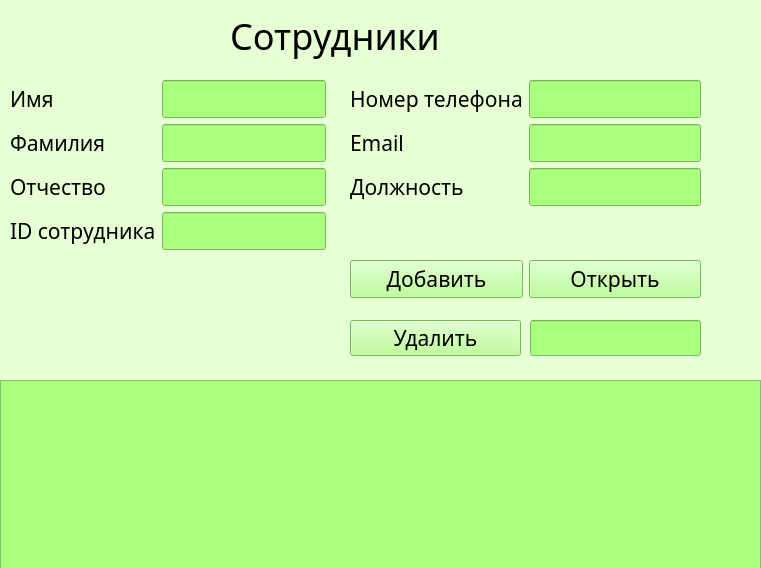
<?xml version="1.0" encoding="UTF-8"?>
<ui version="4.0">
 <class>Form</class>
 <widget class="QWidget" name="Form">
  <property name="geometry">
   <rect>
    <x>0</x>
    <y>0</y>
    <width>761</width>
    <height>568</height>
   </rect>
  </property>
  <property name="windowTitle">
   <string>Form</string>
  </property>
  <property name="styleSheet">
   <string notr="true">background-color: rgb(231, 255, 212);</string>
  </property>
  <widget class="QLabel" name="label_sotrudniki">
   <property name="geometry">
    <rect>
     <x>230</x>
     <y>10</y>
     <width>241</width>
     <height>51</height>
    </rect>
   </property>
   <property name="font">
    <font>
     <family>Cascadia Mono Light</family>
     <pointsize>27</pointsize>
     <weight>50</weight>
     <italic>false</italic>
     <bold>false</bold>
     <kerning>true</kerning>
    </font>
   </property>
   <property name="styleSheet">
    <string notr="true"/>
   </property>
   <property name="text">
    <string>Сотрудники</string>
   </property>
  </widget>
  <widget class="QWidget" name="layoutWidget">
   <property name="geometry">
    <rect>
     <x>10</x>
     <y>80</y>
     <width>316</width>
     <height>301</height>
    </rect>
   </property>
   <layout class="QFormLayout" name="formLayout">
    <item row="1" column="0">
     <widget class="QLabel" name="label_imia">
      <property name="font">
       <font>
        <family>Cascadia Mono Light</family>
        <pointsize>16</pointsize>
       </font>
      </property>
      <property name="text">
       <string>Имя</string>
      </property>
     </widget>
    </item>
    <item row="1" column="1">
     <widget class="QLineEdit" name="lineEdit_Imia">
      <property name="font">
       <font>
        <family>Cascadia Mono Light</family>
        <pointsize>16</pointsize>
       </font>
      </property>
      <property name="styleSheet">
       <string notr="true">background-color: rgb(170, 255, 127);</string>
      </property>
     </widget>
    </item>
    <item row="2" column="0">
     <widget class="QLabel" name="label_familia">
      <property name="font">
       <font>
        <family>Cascadia Mono Light</family>
        <pointsize>16</pointsize>
       </font>
      </property>
      <property name="text">
       <string>Фамилия</string>
      </property>
     </widget>
    </item>
    <item row="2" column="1">
     <widget class="QLineEdit" name="lineEdit_Familia">
      <property name="font">
       <font>
        <family>Cascadia Mono Light</family>
        <pointsize>16</pointsize>
       </font>
      </property>
      <property name="styleSheet">
       <string notr="true">background-color: rgb(170, 255, 127);</string>
      </property>
     </widget>
    </item>
    <item row="3" column="0">
     <widget class="QLabel" name="label_otchestvo">
      <property name="font">
       <font>
        <family>Cascadia Mono Light</family>
        <pointsize>16</pointsize>
       </font>
      </property>
      <property name="text">
       <string>Отчество</string>
      </property>
     </widget>
    </item>
    <item row="3" column="1">
     <widget class="QLineEdit" name="lineEdit_Otchestvo">
      <property name="font">
       <font>
        <family>Cascadia Mono Light</family>
        <pointsize>16</pointsize>
       </font>
      </property>
      <property name="styleSheet">
       <string notr="true">background-color: rgb(170, 255, 127);</string>
      </property>
     </widget>
    </item>
    <item row="5" column="0">
     <widget class="QLabel" name="label_dataRozhdenia">
      <property name="font">
       <font>
        <family>Cascadia Mono Light</family>
        <pointsize>16</pointsize>
       </font>
      </property>
      <property name="text">
       <string/>
      </property>
     </widget>
    </item>
    <item row="4" column="0">
     <widget class="QLabel" name="label_otchestvo_2">
      <property name="font">
       <font>
        <family>Cascadia Mono Light</family>
        <pointsize>16</pointsize>
       </font>
      </property>
      <property name="text">
       <string>ID сотрудника</string>
      </property>
     </widget>
    </item>
    <item row="4" column="1">
     <widget class="QLineEdit" name="lineEdit_id">
      <property name="font">
       <font>
        <family>Cascadia Mono Light</family>
        <pointsize>16</pointsize>
       </font>
      </property>
      <property name="styleSheet">
       <string notr="true">background-color: rgb(170, 255, 127);</string>
      </property>
     </widget>
    </item>
   </layout>
  </widget>
  <widget class="QTableWidget" name="tableWidget">
   <property name="geometry">
    <rect>
     <x>0</x>
     <y>380</y>
     <width>761</width>
     <height>192</height>
    </rect>
   </property>
   <property name="styleSheet">
    <string notr="true">background-color: rgb(170, 255, 127);</string>
   </property>
  </widget>
  <widget class="QWidget" name="layoutWidget">
   <property name="geometry">
    <rect>
     <x>350</x>
     <y>80</y>
     <width>351</width>
     <height>171</height>
    </rect>
   </property>
   <layout class="QFormLayout" name="formLayout_2">
    <item row="1" column="0">
     <widget class="QLabel" name="label_nomerTelefona">
      <property name="font">
       <font>
        <family>Cascadia Mono Light</family>
        <pointsize>16</pointsize>
       </font>
      </property>
      <property name="text">
       <string>Номер телефона</string>
      </property>
     </widget>
    </item>
    <item row="1" column="1">
     <widget class="QLineEdit" name="lineEdit_telefon">
      <property name="font">
       <font>
        <family>Cascadia Mono Light</family>
        <pointsize>16</pointsize>
       </font>
      </property>
      <property name="styleSheet">
       <string notr="true">background-color: rgb(170, 255, 127);</string>
      </property>
     </widget>
    </item>
    <item row="2" column="0">
     <widget class="QLabel" name="label_Email">
      <property name="font">
       <font>
        <family>Cascadia Mono Light</family>
        <pointsize>16</pointsize>
       </font>
      </property>
      <property name="text">
       <string>Email</string>
      </property>
     </widget>
    </item>
    <item row="2" column="1">
     <widget class="QLineEdit" name="lineEdit_email">
      <property name="font">
       <font>
        <family>Cascadia Mono Light</family>
        <pointsize>16</pointsize>
       </font>
      </property>
      <property name="styleSheet">
       <string notr="true">background-color: rgb(170, 255, 127);</string>
      </property>
     </widget>
    </item>
    <item row="3" column="0">
     <widget class="QLabel" name="label_Dolzhnost">
      <property name="font">
       <font>
        <family>Cascadia Mono Light</family>
        <pointsize>16</pointsize>
       </font>
      </property>
      <property name="text">
       <string>Должность</string>
      </property>
     </widget>
    </item>
    <item row="3" column="1">
     <widget class="QLineEdit" name="lineEdit_dolzhnost">
      <property name="font">
       <font>
        <family>Cascadia Mono Light</family>
        <pointsize>16</pointsize>
       </font>
      </property>
      <property name="styleSheet">
       <string notr="true">background-color: rgb(170, 255, 127);</string>
      </property>
     </widget>
    </item>
   </layout>
  </widget>
  <widget class="QWidget" name="layoutWidget">
   <property name="geometry">
    <rect>
     <x>350</x>
     <y>260</y>
     <width>351</width>
     <height>38</height>
    </rect>
   </property>
   <layout class="QHBoxLayout" name="horizontalLayout_2">
    <item>
     <widget class="QPushButton" name="pushButton_insert">
      <property name="font">
       <font>
        <family>Cascadia Mono Light</family>
        <pointsize>16</pointsize>
       </font>
      </property>
      <property name="styleSheet">
       <string notr="true">background-color: rgb(170, 255, 127);</string>
      </property>
      <property name="text">
       <string>Добавить</string>
      </property>
     </widget>
    </item>
    <item>
     <widget class="QPushButton" name="pushButton_open">
      <property name="font">
       <font>
        <family>Cascadia Mono Light</family>
        <pointsize>16</pointsize>
       </font>
      </property>
      <property name="styleSheet">
       <string notr="true">background-color: rgb(170, 255, 127);</string>
      </property>
      <property name="text">
       <string>Открыть</string>
      </property>
     </widget>
    </item>
   </layout>
  </widget>
  <widget class="QPushButton" name="pushButton_delete">
   <property name="geometry">
    <rect>
     <x>350</x>
     <y>320</y>
     <width>171</width>
     <height>36</height>
    </rect>
   </property>
   <property name="font">
    <font>
     <family>Cascadia Mono Light</family>
     <pointsize>16</pointsize>
    </font>
   </property>
   <property name="styleSheet">
    <string notr="true">background-color: rgb(170, 255, 127);</string>
   </property>
   <property name="text">
    <string>Удалить</string>
   </property>
  </widget>
  <widget class="QLineEdit" name="lineEdit_id_delete">
   <property name="geometry">
    <rect>
     <x>530</x>
     <y>320</y>
     <width>171</width>
     <height>36</height>
    </rect>
   </property>
   <property name="font">
    <font>
     <family>Cascadia Mono Light</family>
     <pointsize>16</pointsize>
    </font>
   </property>
   <property name="styleSheet">
    <string notr="true">background-color: rgb(170, 255, 127);</string>
   </property>
  </widget>
 </widget>
 <resources/>
 <connections/>
</ui>
